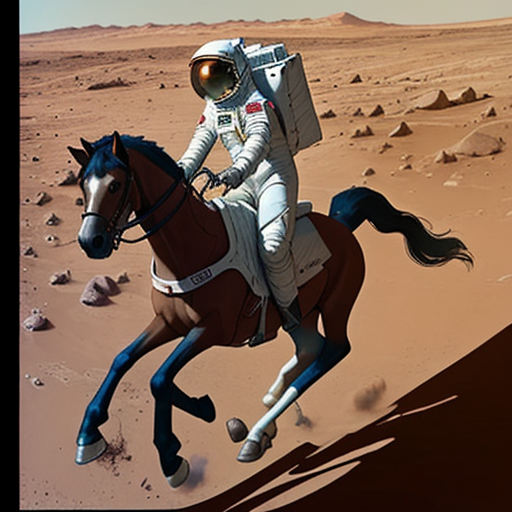
#> input picture comfy-creator/generated_image2.png, 512 x 512 px
$ python -i preproc.py   (imports and definitions only)
#> lines starting #> are read from the running program, lines starting #| are printed output that depends on the picture
#> further down, picture is the input picture: PIL image 512x512 RGB; mean R, G, B 125.5, 98.9, 81.1
from PIL import Image, ImageEnhance
import random
import numpy as np


# [44 lines left out: functions preproc, cv_random_flip, random_crop, random_rotate, not called in this run]


def color_enhance(image):
    bright_intensity = random.randint(5, 15) / 10.0
    image = ImageEnhance.Brightness(image).enhance(bright_intensity)
    contrast_intensity = random.randint(5, 15) / 10.0
    image = ImageEnhance.Contrast(image).enhance(contrast_intensity)
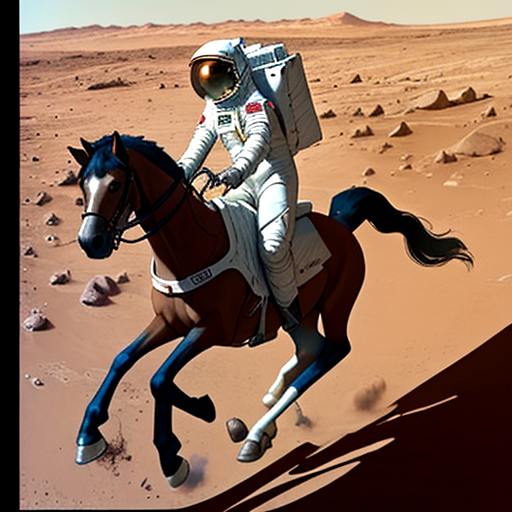
#> image: PIL image 512x512 RGB; mean R, G, B 139.9, 107.7, 87.1
    color_intensity = random.randint(0, 20) / 10.0
    image = ImageEnhance.Color(image).enhance(color_intensity)
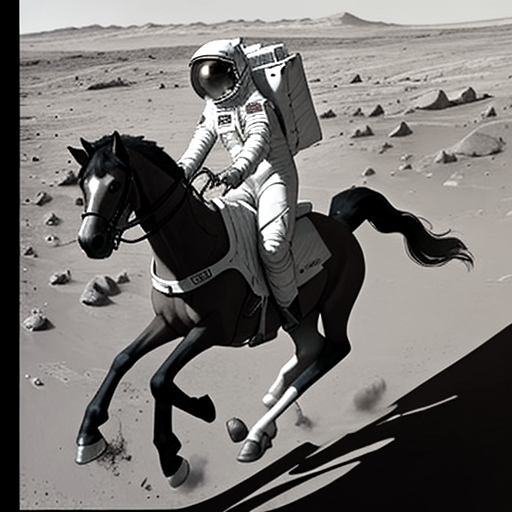
#> image: PIL image 512x512 RGB; mean R, G, B 117, 113.8, 111.8
    sharp_intensity = random.randint(0, 30) / 10.0
    image = ImageEnhance.Sharpness(image).enhance(sharp_intensity)
    return image


# [24 lines left out: functions random_gaussian, random_pepper, not called in this run]

>>> from PIL import Image
>>> picture = Image.open('../../../../../../../comfy-creator/generated_image2.png')
>>> result = color_enhance(picture)
